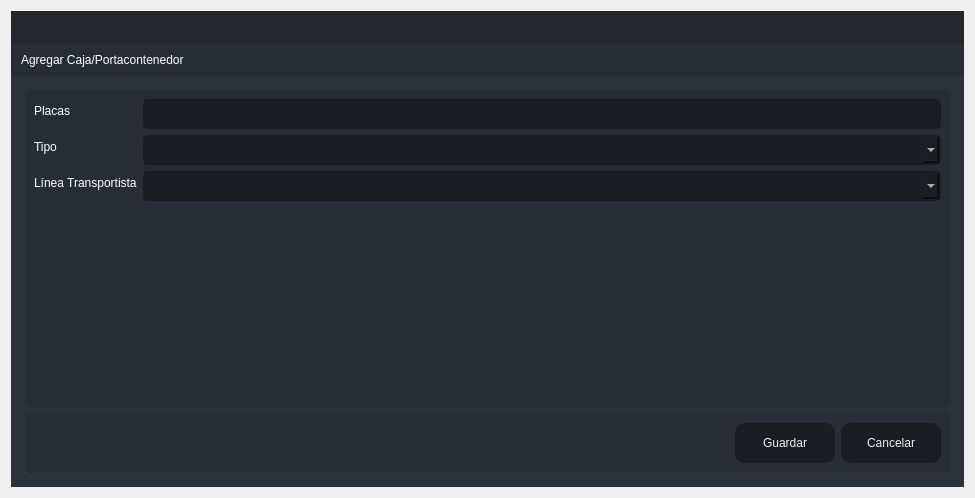
<?xml version="1.0" encoding="UTF-8"?>
<ui version="4.0">
 <class>Create_CajaPorta</class>
 <widget class="QDialog" name="Create_CajaPorta">
  <property name="windowModality">
   <enum>Qt::ApplicationModal</enum>
  </property>
  <property name="geometry">
   <rect>
    <x>0</x>
    <y>0</y>
    <width>975</width>
    <height>498</height>
   </rect>
  </property>
  <property name="windowTitle">
   <string>Agregar</string>
  </property>
  <layout class="QVBoxLayout" name="verticalLayout_6">
   <item>
    <widget class="QFrame" name="frame_main">
     <property name="styleSheet">
      <string notr="true">/* LINE EDIT */
QLineEdit {
	background-color: rgb(27, 29, 35);
	border-radius: 5px;
	border: 2px solid rgb(27, 29, 35);
	padding-left: 10px;
}
QLineEdit:hover {
	border: 2px solid rgb(64, 71, 88);
}
QLineEdit:focus {
	border: 2px solid rgb(91, 101, 124);
}

/* SCROLL BARS */
QScrollBar:horizontal {
    border: none;
    background: rgb(52, 59, 72);
    height: 14px;
    margin: 0px 21px 0 21px;
	border-radius: 0px;
}
QScrollBar::handle:horizontal {
    background: rgb(85, 170, 255);
    min-width: 25px;
	border-radius: 7px
}
QScrollBar::add-line:horizontal {
    border: none;
    background: rgb(55, 63, 77);
    width: 20px;
	border-top-right-radius: 7px;
    border-bottom-right-radius: 7px;
    subcontrol-position: right;
    subcontrol-origin: margin;
}
QScrollBar::sub-line:horizontal {
    border: none;
    background: rgb(55, 63, 77);
    width: 20px;
	border-top-left-radius: 7px;
    border-bottom-left-radius: 7px;
    subcontrol-position: left;
    subcontrol-origin: margin;
}
QScrollBar::up-arrow:horizontal, QScrollBar::down-arrow:horizontal
{
     background: none;
}
QScrollBar::add-page:horizontal, QScrollBar::sub-page:horizontal
{
     background: none;
}
 QScrollBar:vertical {
	border: none;
    background: rgb(52, 59, 72);
    width: 14px;
    margin: 21px 0 21px 0;
	border-radius: 0px;
 }
 QScrollBar::handle:vertical {	
	background: rgb(85, 170, 255);
    min-height: 25px;
	border-radius: 7px
 }
 QScrollBar::add-line:vertical {
     border: none;
    background: rgb(55, 63, 77);
     height: 20px;
	border-bottom-left-radius: 7px;
    border-bottom-right-radius: 7px;
     subcontrol-position: bottom;
     subcontrol-origin: margin;
 }
 QScrollBar::sub-line:vertical {
	border: none;
    background: rgb(55, 63, 77);
     height: 20px;
	border-top-left-radius: 7px;
    border-top-right-radius: 7px;
     subcontrol-position: top;
     subcontrol-origin: margin;
 }
 QScrollBar::up-arrow:vertical, QScrollBar::down-arrow:vertical {
     background: none;
 }

 QScrollBar::add-page:vertical, QScrollBar::sub-page:vertical {
     background: none;
 }

/* CHECKBOX */
QCheckBox::indicator {
    border: 3px solid rgb(52, 59, 72);
	width: 15px;
	height: 15px;
	border-radius: 10px;
    background: rgb(44, 49, 60);
}
QCheckBox::indicator:hover {
    border: 3px solid rgb(58, 66, 81);
}
QCheckBox::indicator:checked {
    background: 3px solid rgb(52, 59, 72);
	border: 3px solid rgb(52, 59, 72);	
	background-image: url(:/16x16/icons/16x16/cil-check-alt.png);
}

/* RADIO BUTTON */
QRadioButton::indicator {
    border: 3px solid rgb(52, 59, 72);
	width: 15px;
	height: 15px;
	border-radius: 10px;
    background: rgb(44, 49, 60);
}
QRadioButton::indicator:hover {
    border: 3px solid rgb(58, 66, 81);
}
QRadioButton::indicator:checked {
    background: 3px solid rgb(94, 106, 130);
	border: 3px solid rgb(52, 59, 72);	
}

/* COMBOBOX */
QComboBox{
	background-color: rgb(27, 29, 35);
	border-radius: 5px;
	border: 2px solid rgb(27, 29, 35);
	padding: 5px;
	padding-left: 10px;
}
QComboBox:hover{
	border: 2px solid rgb(64, 71, 88);
}
QComboBox::drop-down {
	subcontrol-origin: padding;
	subcontrol-position: top right;
	width: 25px; 
	border-left-width: 3px;
	border-left-color: rgba(39, 44, 54, 150);
	border-left-style: solid;
	border-top-right-radius: 3px;
	border-bottom-right-radius: 3px;	
	background-image: url(:/16x16/icons/16x16/cil-arrow-bottom.png);
	background-position: center;
	background-repeat: no-reperat;
 }
QComboBox QAbstractItemView {
	color: rgb(85, 170, 255);	
	background-color: rgb(27, 29, 35);
	padding: 10px;
	selection-background-color: rgb(39, 44, 54);
}

/* SLIDERS */
QSlider::groove:horizontal {
    border-radius: 9px;
    height: 18px;
	margin: 0px;
	background-color: rgb(52, 59, 72);
}
QSlider::groove:horizontal:hover {
	background-color: rgb(55, 62, 76);
}
QSlider::handle:horizontal {
    background-color: rgb(85, 170, 255);
    border: none;
    height: 18px;
    width: 18px;
    margin: 0px;
	border-radius: 9px;
}
QSlider::handle:horizontal:hover {
    background-color: rgb(105, 180, 255);
}
QSlider::handle:horizontal:pressed {
    background-color: rgb(65, 130, 195);
}

QSlider::groove:vertical {
    border-radius: 9px;
    width: 18px;
    margin: 0px;
	background-color: rgb(52, 59, 72);
}
QSlider::groove:vertical:hover {
	background-color: rgb(55, 62, 76);
}
QSlider::handle:vertical {
    background-color: rgb(85, 170, 255);
	border: none;
    height: 18px;
    width: 18px;
    margin: 0px;
	border-radius: 9px;
}
QSlider::handle:vertical:hover {
    background-color: rgb(105, 180, 255);
}
QSlider::handle:vertical:pressed {
    background-color: rgb(65, 130, 195);
}

</string>
     </property>
     <property name="frameShape">
      <enum>QFrame::NoFrame</enum>
     </property>
     <property name="frameShadow">
      <enum>QFrame::Raised</enum>
     </property>
     <layout class="QVBoxLayout" name="verticalLayout">
      <property name="spacing">
       <number>0</number>
      </property>
      <property name="leftMargin">
       <number>0</number>
      </property>
      <property name="topMargin">
       <number>0</number>
      </property>
      <property name="rightMargin">
       <number>0</number>
      </property>
      <property name="bottomMargin">
       <number>0</number>
      </property>
      <item>
       <widget class="QFrame" name="frame_top">
        <property name="minimumSize">
         <size>
          <width>0</width>
          <height>65</height>
         </size>
        </property>
        <property name="maximumSize">
         <size>
          <width>16777215</width>
          <height>65</height>
         </size>
        </property>
        <property name="styleSheet">
         <string notr="true">background-color: transparent;</string>
        </property>
        <property name="frameShape">
         <enum>QFrame::NoFrame</enum>
        </property>
        <property name="frameShadow">
         <enum>QFrame::Raised</enum>
        </property>
        <layout class="QHBoxLayout" name="horizontalLayout_3">
         <property name="spacing">
          <number>0</number>
         </property>
         <property name="leftMargin">
          <number>0</number>
         </property>
         <property name="topMargin">
          <number>0</number>
         </property>
         <property name="rightMargin">
          <number>0</number>
         </property>
         <property name="bottomMargin">
          <number>0</number>
         </property>
         <item>
          <widget class="QFrame" name="frame_toggle">
           <property name="maximumSize">
            <size>
             <width>70</width>
             <height>16777215</height>
            </size>
           </property>
           <property name="styleSheet">
            <string notr="true">background-color: rgb(27, 29, 35);</string>
           </property>
           <property name="frameShape">
            <enum>QFrame::NoFrame</enum>
           </property>
           <property name="frameShadow">
            <enum>QFrame::Raised</enum>
           </property>
           <layout class="QVBoxLayout" name="verticalLayout_3">
            <property name="spacing">
             <number>0</number>
            </property>
            <property name="leftMargin">
             <number>0</number>
            </property>
            <property name="topMargin">
             <number>0</number>
            </property>
            <property name="rightMargin">
             <number>0</number>
            </property>
            <property name="bottomMargin">
             <number>0</number>
            </property>
           </layout>
          </widget>
         </item>
         <item>
          <widget class="QFrame" name="frame_top_right">
           <property name="styleSheet">
            <string notr="true">background: transparent;</string>
           </property>
           <property name="frameShape">
            <enum>QFrame::NoFrame</enum>
           </property>
           <property name="frameShadow">
            <enum>QFrame::Raised</enum>
           </property>
           <layout class="QVBoxLayout" name="verticalLayout_2">
            <property name="spacing">
             <number>0</number>
            </property>
            <property name="leftMargin">
             <number>0</number>
            </property>
            <property name="topMargin">
             <number>0</number>
            </property>
            <property name="rightMargin">
             <number>0</number>
            </property>
            <property name="bottomMargin">
             <number>0</number>
            </property>
            <item>
             <widget class="QFrame" name="frame_top_btns">
              <property name="maximumSize">
               <size>
                <width>16777215</width>
                <height>42</height>
               </size>
              </property>
              <property name="styleSheet">
               <string notr="true">background-color: rgba(27, 29, 35, 200)</string>
              </property>
              <property name="frameShape">
               <enum>QFrame::NoFrame</enum>
              </property>
              <property name="frameShadow">
               <enum>QFrame::Raised</enum>
              </property>
              <layout class="QHBoxLayout" name="horizontalLayout_4">
               <property name="spacing">
                <number>0</number>
               </property>
               <property name="leftMargin">
                <number>0</number>
               </property>
               <property name="topMargin">
                <number>0</number>
               </property>
               <property name="rightMargin">
                <number>0</number>
               </property>
               <property name="bottomMargin">
                <number>0</number>
               </property>
               <item>
                <widget class="QFrame" name="frame_label_top_btns">
                 <property name="sizePolicy">
                  <sizepolicy hsizetype="Expanding" vsizetype="Preferred">
                   <horstretch>0</horstretch>
                   <verstretch>0</verstretch>
                  </sizepolicy>
                 </property>
                 <property name="frameShape">
                  <enum>QFrame::NoFrame</enum>
                 </property>
                 <property name="frameShadow">
                  <enum>QFrame::Raised</enum>
                 </property>
                 <layout class="QHBoxLayout" name="horizontalLayout_10">
                  <property name="spacing">
                   <number>0</number>
                  </property>
                  <property name="leftMargin">
                   <number>5</number>
                  </property>
                  <property name="topMargin">
                   <number>0</number>
                  </property>
                  <property name="rightMargin">
                   <number>10</number>
                  </property>
                  <property name="bottomMargin">
                   <number>0</number>
                  </property>
                 </layout>
                </widget>
               </item>
               <item alignment="Qt::AlignRight">
                <widget class="QFrame" name="frame_btns_right">
                 <property name="sizePolicy">
                  <sizepolicy hsizetype="Expanding" vsizetype="Preferred">
                   <horstretch>0</horstretch>
                   <verstretch>0</verstretch>
                  </sizepolicy>
                 </property>
                 <property name="maximumSize">
                  <size>
                   <width>120</width>
                   <height>16777215</height>
                  </size>
                 </property>
                 <property name="frameShape">
                  <enum>QFrame::NoFrame</enum>
                 </property>
                 <property name="frameShadow">
                  <enum>QFrame::Raised</enum>
                 </property>
                 <layout class="QHBoxLayout" name="horizontalLayout_5">
                  <property name="spacing">
                   <number>0</number>
                  </property>
                  <property name="leftMargin">
                   <number>0</number>
                  </property>
                  <property name="topMargin">
                   <number>0</number>
                  </property>
                  <property name="rightMargin">
                   <number>0</number>
                  </property>
                  <property name="bottomMargin">
                   <number>0</number>
                  </property>
                 </layout>
                </widget>
               </item>
              </layout>
             </widget>
            </item>
            <item>
             <widget class="QFrame" name="frame_top_info">
              <property name="maximumSize">
               <size>
                <width>16777215</width>
                <height>65</height>
               </size>
              </property>
              <property name="styleSheet">
               <string notr="true">background-color: rgb(39, 44, 54);</string>
              </property>
              <property name="frameShape">
               <enum>QFrame::NoFrame</enum>
              </property>
              <property name="frameShadow">
               <enum>QFrame::Raised</enum>
              </property>
              <layout class="QHBoxLayout" name="horizontalLayout_8">
               <property name="spacing">
                <number>0</number>
               </property>
               <property name="leftMargin">
                <number>10</number>
               </property>
               <property name="topMargin">
                <number>0</number>
               </property>
               <property name="rightMargin">
                <number>10</number>
               </property>
               <property name="bottomMargin">
                <number>0</number>
               </property>
               <item>
                <widget class="QLabel" name="label">
                 <property name="styleSheet">
                  <string notr="true">font: 75 16pt &quot;MS Shell Dlg 2&quot;;
color: rgb(255, 255, 255);</string>
                 </property>
                 <property name="text">
                  <string>Agregar Caja/Portacontenedor</string>
                 </property>
                </widget>
               </item>
              </layout>
             </widget>
            </item>
           </layout>
          </widget>
         </item>
        </layout>
       </widget>
      </item>
      <item>
       <widget class="QFrame" name="frame_center">
        <property name="sizePolicy">
         <sizepolicy hsizetype="Expanding" vsizetype="Expanding">
          <horstretch>0</horstretch>
          <verstretch>0</verstretch>
         </sizepolicy>
        </property>
        <property name="styleSheet">
         <string notr="true">background-color: rgb(40, 44, 52);</string>
        </property>
        <property name="frameShape">
         <enum>QFrame::NoFrame</enum>
        </property>
        <property name="frameShadow">
         <enum>QFrame::Raised</enum>
        </property>
        <layout class="QHBoxLayout" name="horizontalLayout_2">
         <property name="spacing">
          <number>0</number>
         </property>
         <property name="leftMargin">
          <number>0</number>
         </property>
         <property name="topMargin">
          <number>0</number>
         </property>
         <property name="rightMargin">
          <number>0</number>
         </property>
         <property name="bottomMargin">
          <number>0</number>
         </property>
         <item>
          <widget class="QFrame" name="frame_content_right">
           <property name="styleSheet">
            <string notr="true">background-color: rgb(44, 49, 60);</string>
           </property>
           <property name="frameShape">
            <enum>QFrame::NoFrame</enum>
           </property>
           <property name="frameShadow">
            <enum>QFrame::Raised</enum>
           </property>
           <layout class="QVBoxLayout" name="verticalLayout_4">
            <property name="spacing">
             <number>0</number>
            </property>
            <property name="leftMargin">
             <number>0</number>
            </property>
            <property name="topMargin">
             <number>0</number>
            </property>
            <property name="rightMargin">
             <number>0</number>
            </property>
            <property name="bottomMargin">
             <number>0</number>
            </property>
            <item>
             <widget class="QFrame" name="frame_content">
              <property name="frameShape">
               <enum>QFrame::NoFrame</enum>
              </property>
              <property name="frameShadow">
               <enum>QFrame::Raised</enum>
              </property>
              <layout class="QVBoxLayout" name="verticalLayout_9">
               <property name="spacing">
                <number>0</number>
               </property>
               <property name="leftMargin">
                <number>5</number>
               </property>
               <property name="topMargin">
                <number>5</number>
               </property>
               <property name="rightMargin">
                <number>5</number>
               </property>
               <property name="bottomMargin">
                <number>5</number>
               </property>
               <item>
                <widget class="QStackedWidget" name="stackedWidget">
                 <property name="styleSheet">
                  <string notr="true">background: transparent;</string>
                 </property>
                 <property name="currentIndex">
                  <number>0</number>
                 </property>
                 <widget class="QWidget" name="page_home">
                  <layout class="QVBoxLayout" name="verticalLayout_10">
                   <item>
                    <widget class="QFrame" name="frame">
                     <property name="styleSheet">
                      <string notr="true">background-color: rgb(39, 44, 54);
border-radius: 5px;
color: rgb(255,255,255)</string>
                     </property>
                     <property name="frameShape">
                      <enum>QFrame::StyledPanel</enum>
                     </property>
                     <property name="frameShadow">
                      <enum>QFrame::Raised</enum>
                     </property>
                     <layout class="QVBoxLayout" name="verticalLayout_5">
                      <item>
                       <layout class="QFormLayout" name="formLayout_2">
                        <item row="0" column="0">
                         <widget class="QLabel" name="label_2">
                          <property name="styleSheet">
                           <string notr="true">font: 75 12pt &quot;MS Shell Dlg 2&quot;;
color: rgb(255, 255, 255);</string>
                          </property>
                          <property name="text">
                           <string>Placas</string>
                          </property>
                         </widget>
                        </item>
                        <item row="0" column="1">
                         <widget class="QLineEdit" name="lineEditCreate">
                          <property name="minimumSize">
                           <size>
                            <width>0</width>
                            <height>30</height>
                           </size>
                          </property>
                          <property name="styleSheet">
                           <string notr="true">QLineEdit {
	background-color: rgb(27, 29, 35);
	border-radius: 5px;
	border: 2px solid rgb(27, 29, 35);
	padding-left: 10px;
}
QLineEdit:hover {
	border: 2px solid rgb(64, 71, 88);
}
QLineEdit:focus {
	border: 2px solid rgb(91, 101, 124);
}</string>
                          </property>
                          <property name="text">
                           <string/>
                          </property>
                          <property name="placeholderText">
                           <string/>
                          </property>
                         </widget>
                        </item>
                        <item row="1" column="0">
                         <widget class="QLabel" name="label_3">
                          <property name="styleSheet">
                           <string notr="true">font: 75 12pt &quot;MS Shell Dlg 2&quot;;
color: rgb(255, 255, 255);</string>
                          </property>
                          <property name="text">
                           <string>Tipo</string>
                          </property>
                         </widget>
                        </item>
                        <item row="1" column="1">
                         <widget class="QComboBox" name="comboBox_Tipo">
                          <property name="styleSheet">
                           <string notr="true">QComboBox{
	background-color: rgb(27, 29, 35);
	border-radius: 5px;
	border: 2px solid rgb(27, 29, 35);
	padding: 5px;
	padding-left: 10px;
}
QComboBox:hover{
	border: 2px solid rgb(64, 71, 88);
}
QComboBox QAbstractItemView {
	color: rgb(85, 170, 255);	
	background-color: rgb(27, 29, 35);
	padding: 10px;
	selection-background-color: rgb(39, 44, 54);
}</string>
                          </property>
                         </widget>
                        </item>
                        <item row="2" column="0">
                         <widget class="QLabel" name="label_4">
                          <property name="styleSheet">
                           <string notr="true">font: 75 12pt &quot;MS Shell Dlg 2&quot;;
color: rgb(255, 255, 255);</string>
                          </property>
                          <property name="text">
                           <string>Línea Transportista</string>
                          </property>
                         </widget>
                        </item>
                        <item row="2" column="1">
                         <widget class="QComboBox" name="comboBoxLinea">
                          <property name="styleSheet">
                           <string notr="true">QComboBox{
	background-color: rgb(27, 29, 35);
	border-radius: 5px;
	border: 2px solid rgb(27, 29, 35);
	padding: 5px;
	padding-left: 10px;
}
QComboBox:hover{
	border: 2px solid rgb(64, 71, 88);
}
QComboBox QAbstractItemView {
	color: rgb(85, 170, 255);	
	background-color: rgb(27, 29, 35);
	padding: 10px;
	selection-background-color: rgb(39, 44, 54);
}</string>
                          </property>
                         </widget>
                        </item>
                       </layout>
                      </item>
                     </layout>
                    </widget>
                   </item>
                   <item>
                    <widget class="QFrame" name="frame_2">
                     <property name="minimumSize">
                      <size>
                       <width>0</width>
                       <height>60</height>
                      </size>
                     </property>
                     <property name="maximumSize">
                      <size>
                       <width>16777215</width>
                       <height>60</height>
                      </size>
                     </property>
                     <property name="styleSheet">
                      <string notr="true">background-color: rgb(39, 44, 54);
border-radius: 5px;</string>
                     </property>
                     <property name="frameShape">
                      <enum>QFrame::StyledPanel</enum>
                     </property>
                     <property name="frameShadow">
                      <enum>QFrame::Raised</enum>
                     </property>
                     <layout class="QHBoxLayout" name="horizontalLayout_9">
                      <item>
                       <layout class="QGridLayout" name="gridLayout">
                        <item row="0" column="0">
                         <spacer name="horizontalSpacer">
                          <property name="orientation">
                           <enum>Qt::Horizontal</enum>
                          </property>
                          <property name="sizeHint" stdset="0">
                           <size>
                            <width>40</width>
                            <height>20</height>
                           </size>
                          </property>
                         </spacer>
                        </item>
                        <item row="0" column="1">
                         <widget class="QPushButton" name="btnAgregar">
                          <property name="minimumSize">
                           <size>
                            <width>100</width>
                            <height>40</height>
                           </size>
                          </property>
                          <property name="styleSheet">
                           <string notr="true">QPushButton {
	border-color: rgb(27, 29, 35);
	font: 75 10pt &quot;MS Shell Dlg 2&quot;;
	color: rgb(240, 240, 240);
	background-color: rgb(27, 29, 35);
	border: 0px solid;
	border-radius: 10px;	
}
QPushButton:hover {
	background-color:rgb(44, 49, 60);
	border-color: rgb(27, 29, 35);
	border: 2px solid;
}</string>
                          </property>
                          <property name="text">
                           <string>Guardar</string>
                          </property>
                         </widget>
                        </item>
                        <item row="0" column="2">
                         <widget class="QPushButton" name="btnCancelar">
                          <property name="minimumSize">
                           <size>
                            <width>100</width>
                            <height>40</height>
                           </size>
                          </property>
                          <property name="styleSheet">
                           <string notr="true">QPushButton {
	border-color: rgb(27, 29, 35);
	font: 75 10pt &quot;MS Shell Dlg 2&quot;;
	color: rgb(240, 240, 240);
	background-color: rgb(27, 29, 35);
	border: 0px solid;
	border-radius: 10px;	
}
QPushButton:hover {
	background-color:rgb(44, 49, 60);
	border-color: rgb(27, 29, 35);
	border: 2px solid;
}</string>
                          </property>
                          <property name="text">
                           <string>Cancelar</string>
                          </property>
                         </widget>
                        </item>
                       </layout>
                      </item>
                     </layout>
                    </widget>
                   </item>
                  </layout>
                 </widget>
                </widget>
               </item>
              </layout>
             </widget>
            </item>
           </layout>
          </widget>
         </item>
        </layout>
       </widget>
      </item>
     </layout>
    </widget>
   </item>
  </layout>
 </widget>
 <resources/>
 <connections/>
</ui>
